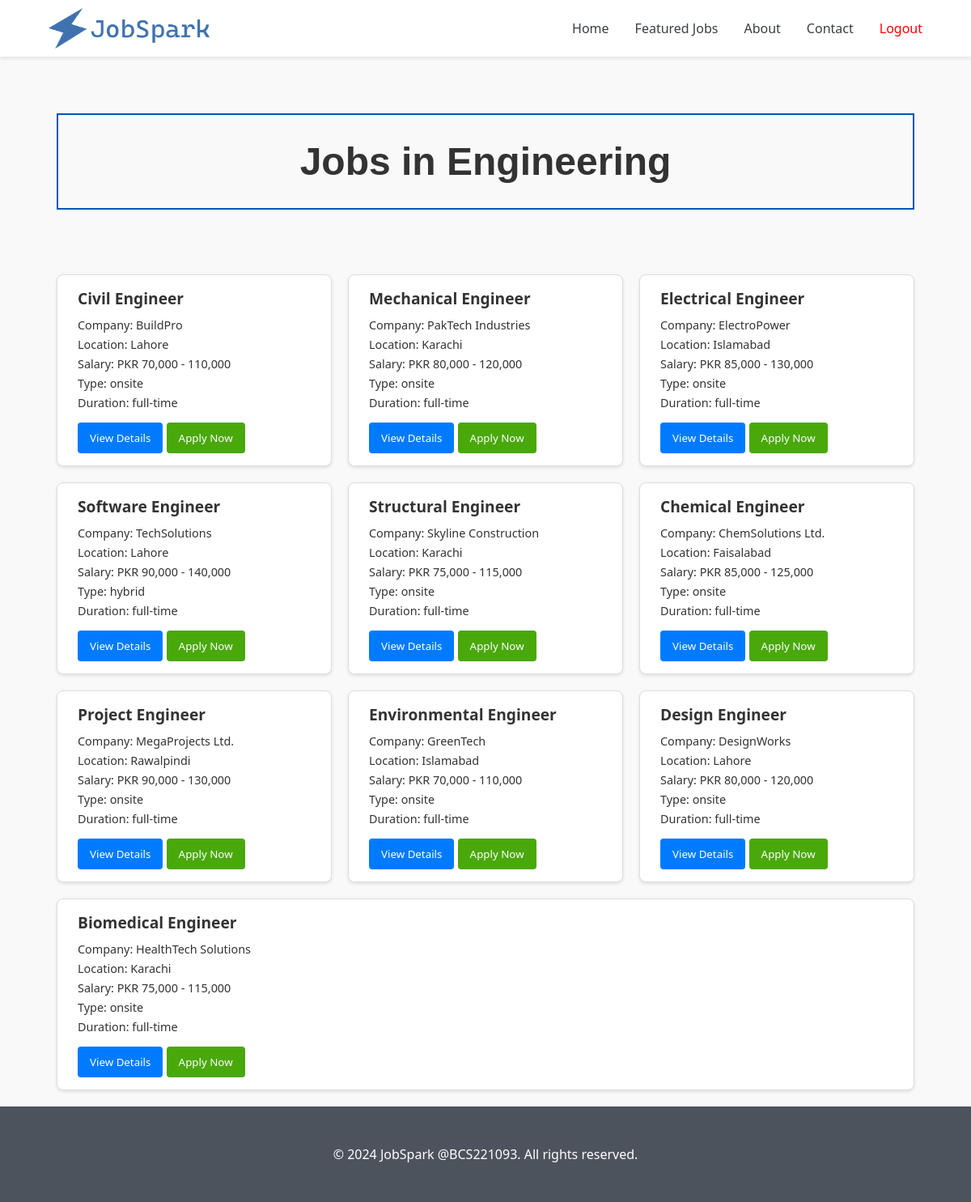
The app's page /Pages/JobsListing.php?category=3 with its own data.
### tables this page shows
CREATE TABLE categories (
    id INT AUTO_INCREMENT PRIMARY KEY,
    title VARCHAR(255) NOT NULL,
    numberOfJobs INT NOT NULL DEFAULT 0
);

CREATE TABLE jobs (
    id INT AUTO_INCREMENT PRIMARY KEY,
    postedBy VARCHAR(255) NOT NULL,
    category INT NOT NULL,
    title VARCHAR(255) NOT NULL,
    companyName VARCHAR(255) NOT NULL,
    location varchar(255) NOT NULL,
    salaryRange VARCHAR(255),
    duration ENUM('part-time', 'full-time', 'contract', 'internship') NOT NULL,
    type ENUM('remote', 'onsite', 'hybrid') NOT NULL,
    datePosted DATETIME NOT NULL DEFAULT CURRENT_TIMESTAMP,
    skills TEXT,
    status ENUM('active', 'closed') NOT NULL DEFAULT 'active',
    numberOfApplicants INT NOT NULL DEFAULT 0,
    description TEXT NOT NULL,
    requirements TEXT NOT NULL,
    department varchar(255) NOT NULL,
    experience ENUM('entry-level', 'mid-level', 'senior-level', 'expert-level') NOT NULL,
    FOREIGN KEY (postedBy) REFERENCES users(userId) ON DELETE CASCADE,
    FOREIGN KEY (category) REFERENCES categories(id) ON DELETE CASCADE
);

### includes/helper-functions.php (the view, shortened to what this page needs)
<?php
function fetchJobsByCategory($categoryId) {
    $conn = connectDB();
    $categoryId = mysqli_real_escape_string($conn, $categoryId);
    $sql = "SELECT id, title, companyName, location, salaryRange, type, duration, datePosted
            FROM jobs WHERE category = $categoryId AND status = 'active'";
    $result = mysqli_query($conn, $sql);
    $jobs = [];
    if ($result) {
        while ($row = mysqli_fetch_assoc($result)) {
            $jobs[] = $row;
        }
    }
    return $jobs;
}
function fetchCategoryName($categoryId) {
    $conn = connectDB();
    $categoryId = mysqli_real_escape_string($conn, $categoryId);
    $sql = "SELECT title FROM categories WHERE id = $categoryId";
    $result = mysqli_query($conn, $sql);
    $categoryName = '';
    if ($result && $row = mysqli_fetch_assoc($result)) {
        $categoryName = $row['title'];
    }
    return $categoryName;
}
function generateJobMarkup($job) {
    return "
    <div class='job-item' data-job-id='{$job['id']}'>
        <h3 class='job-title'>{$job['title']}</h3>
        <p class='company-name'>Company: {$job['companyName']}</p>
        <p class='location'>Location: {$job['location']}</p>
        <p class='salary'>Salary: {$job['salaryRange']}</p>
        <p class='job-type'>Type: {$job['type']}</p>
        <p class='duration'>Duration: {$job['duration']}</p>
        <button class='view-details' onclick='openModal({$job['id']})'>View Details</button>
        <form action='../Pages/JobApplication.php?jobId={$job['id']}' method='post' style='display:inline;'>
            <input type='hidden' name='jobId' value='{$job['id']}'>
            <button type='submit' class='apply-button'>Apply Now</button>
        </form>
    </div>";
}
?>

### Pages/JobsListing.php (shortened to what this page needs)
<?php
require_once "../includes/helper-functions.php";
$default = 0;
$categoryId = isset($_GET['category']) ? intval($_GET['category']) : $default;
if ($categoryId == $default) {
    $jobs = fetchAllJobs();
    $categoryName = 'Find Your Dream Job. Apply Now!';
} else {
    $categoryName = "Jobs in " . fetchCategoryName($categoryId);
    $jobs = fetchJobsByCategory($categoryId);
}
?>
<!DOCTYPE html>
<html lang="en">
    <head>
        <link rel="stylesheet" href="../styles/generalStyles.css">
        <link rel="stylesheet" href="../styles/HomePage/header.css">
        <link rel="stylesheet" href="../styles/HomePage/footer.css">
        <link rel="stylesheet" href="../styles/HomePage/common-styles.css">
        <link rel="stylesheet" href="../styles/JobsListingPage/styles.css">
    </head>
    <body>
    <?php
        include_once '../includes/applicant-header.php';
    ?>
    <div class="container">
        <h1 class="page-title"><?= htmlspecialchars($categoryName) ?></h1>
        <div class="job-list">
            <?php foreach ($jobs as $job): ?>
                <?= generateJobMarkup($job); ?>
            <?php endforeach; ?>
        </div>
    </div>
    <?php include_once '../includes/footer.php'; ?>
</body>
</html>

### styles/generalStyles.css (style rules this page uses)
* { padding: 0; margin: 0; box-sizing: border-box; transition: all 0.5s; font-family: 'Segoe UI', Tahoma, Geneva, Verdana, sans-serif; }
:root { --primary: #3F72AF; --primary-light: #5488c7; --secondary: #00ADB5; --secondary-light: #00c2cc; --dark: #393E46; --dark-light: #4d535d; --white: #ffffff; --gray: #f5f5f5; }

### styles/HomePage/header.css (style rules this page uses)
:root { --primary: #3F72AF; --primary-light: #5488c7; --secondary: #00ADB5; --secondary-light: #00c2cc; --dark: #393E46; --dark-light: #4d535d; --white: #ffffff; --gray: #f5f5f5; }

### styles/HomePage/footer.css (style rules this page uses)
:root { --primary: #3F72AF; --primary-light: #5488c7; --secondary: #00ADB5; --secondary-light: #00c2cc; --dark: #393E46; --dark-light: #4d535d; --white: #ffffff; --gray: #f5f5f5; }

### styles/HomePage/common-styles.css (style rules this page uses)
:root { --dark: #393E46; }
.container { max-width: 1200px; margin: 0 auto; padding: 0 20px 30px; }

### styles/JobsListingPage/styles.css (style rules this page uses)
body { background-color: #f9f9f9; color: #333; margin-top: 100px; }
.container { padding: 20px; max-width: 1100px; margin: 0 auto; }
.page-title { font-family: Verdana, Geneva, Tahoma, sans-serif; font-size: 3rem; margin:20px auto 80px; text-align: center; padding: 30px; border: solid 2px #0056b3; }
.job-list { display: flex; flex-wrap: wrap; gap: 20px; justify-content: center; }
.job-item { background: #fff; border: 1px solid #ddd; border-radius: 8px; padding: 15px 25px; flex: 1 1 calc(30% - 20px); box-shadow: 0 2px 4px rgba(0, 0, 0, 0.1); cursor: pointer; }
.job-item h3 { font-size: 1.2rem; margin-bottom: 10px; }
.job-item p { margin: 5px 0; font-size: 0.9rem; }
.view-details { margin-top: 10px; padding: 10px 15px; background-color: #007bff; color: #fff; border: none; border-radius: 4px; cursor: pointer; }
.apply-button { margin-top: 10px; padding: 10px 15px; background-color: #49a80a; color: #fff; border: none; border-radius: 4px; cursor: pointer; }

### records on screen
categories: title "Jobs in Engineering"
jobs: title "Civil Engineer", companyName "BuildPro", location "Lahore", salaryRange "PKR 70,000 - 110,000", type "onsite", duration "full-time"
jobs: title "Mechanical Engineer", companyName "PakTech Industries", location "Karachi", salaryRange "PKR 80,000 - 120,000", type "onsite", duration "full-time"
jobs: title "Electrical Engineer", companyName "ElectroPower", location "Islamabad", salaryRange "PKR 85,000 - 130,000", type "onsite", duration "full-time"
jobs: title "Software Engineer", companyName "TechSolutions", location "Lahore", salaryRange "PKR 90,000 - 140,000", type "hybrid", duration "full-time"
jobs: title "Structural Engineer", companyName "Skyline Construction", location "Karachi", salaryRange "PKR 75,000 - 115,000", type "onsite", duration "full-time"
jobs: title "Chemical Engineer", companyName "ChemSolutions Ltd.", location "Faisalabad", salaryRange "PKR 85,000 - 125,000", type "onsite", duration "full-time"
jobs: title "Project Engineer", companyName "MegaProjects Ltd.", location "Rawalpindi", salaryRange "PKR 90,000 - 130,000", type "onsite", duration "full-time"
jobs: title "Environmental Engineer", companyName "GreenTech", location "Islamabad", salaryRange "PKR 70,000 - 110,000", type "onsite", duration "full-time"
jobs: title "Design Engineer", companyName "DesignWorks", location "Lahore", salaryRange "PKR 80,000 - 120,000", type "onsite", duration "full-time"
jobs: title "Biomedical Engineer", companyName "HealthTech Solutions", location "Karachi", salaryRange "PKR 75,000 - 115,000", type "onsite", duration "full-time"
